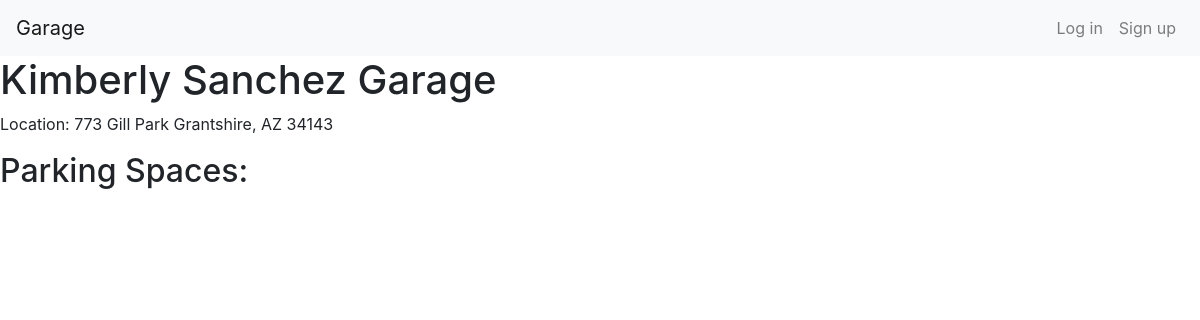
The page /garage/10 on the database as committed earlier.
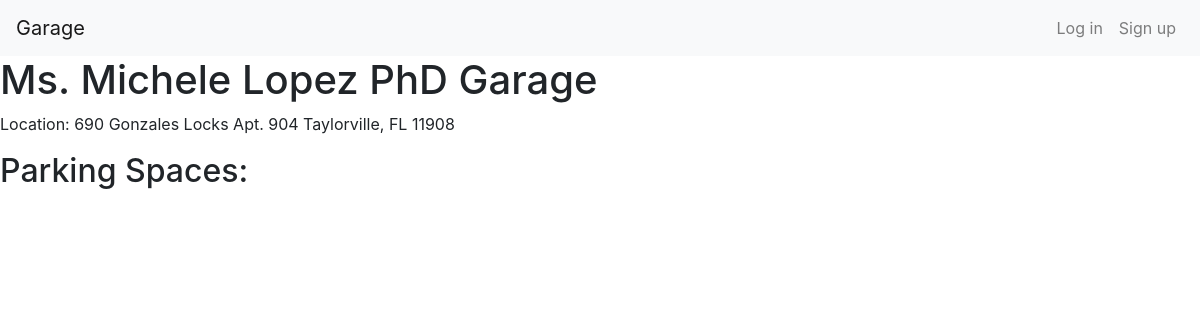
The same page on the database as committed later.
### models.py (models this page shows)
class Garage(Base):
    __tablename__ = "garages"
    id = Column(Integer, primary_key=True)
    name = Column(String(50))
    location = Column(String(100))

### app.py (the view)
@app.route("/garage/<int:garage_id>")
def garage_parking_spaces(garage_id):
    garage = Garages.getGarageById(garage_id)
    if garage is None:
        return "404", 404
    parking_spaces = Garages.getSpacesbyGarageID(garage_id)
    return render_template(
        "garage.html", garage=garage, parking_spaces=parking_spaces
    )

### models.py (called while the page is built)
    def getGarageById(id):
        garage_id = session.query(Garage).get(id)
        return garage_id

    def getSpacesbyGarageID(garage_id):
        spaces = session.query(ParkingSpace).filter_by(garage_id=garage_id).all()
        return spaces

### templates/garage.html (shortened to what this page needs)
<!DOCTYPE html>
<html lang="en">
<head>
    <link rel="stylesheet" href="https://maxcdn.bootstrapcdn.com/bootstrap/4.0.0/css/bootstrap.min.css">
</head>
<body>
    {% include "head.html" %}
    <h1>{{ garage.name }}</h1>
    <p>Location: {{ garage.location }}</p>
    <h2>Parking Spaces:</h2>
</body>
</html>

Rows that differ between the two databases and show on the page:
changed Garage: name "Kimberly Sanchez Garage" → "Ms. Michele Lopez PhD Garage"; location "773 Gill Park Grantshire, AZ 34143" → "690 Gonzales Locks Apt. 904 Taylorville, FL 11908"
